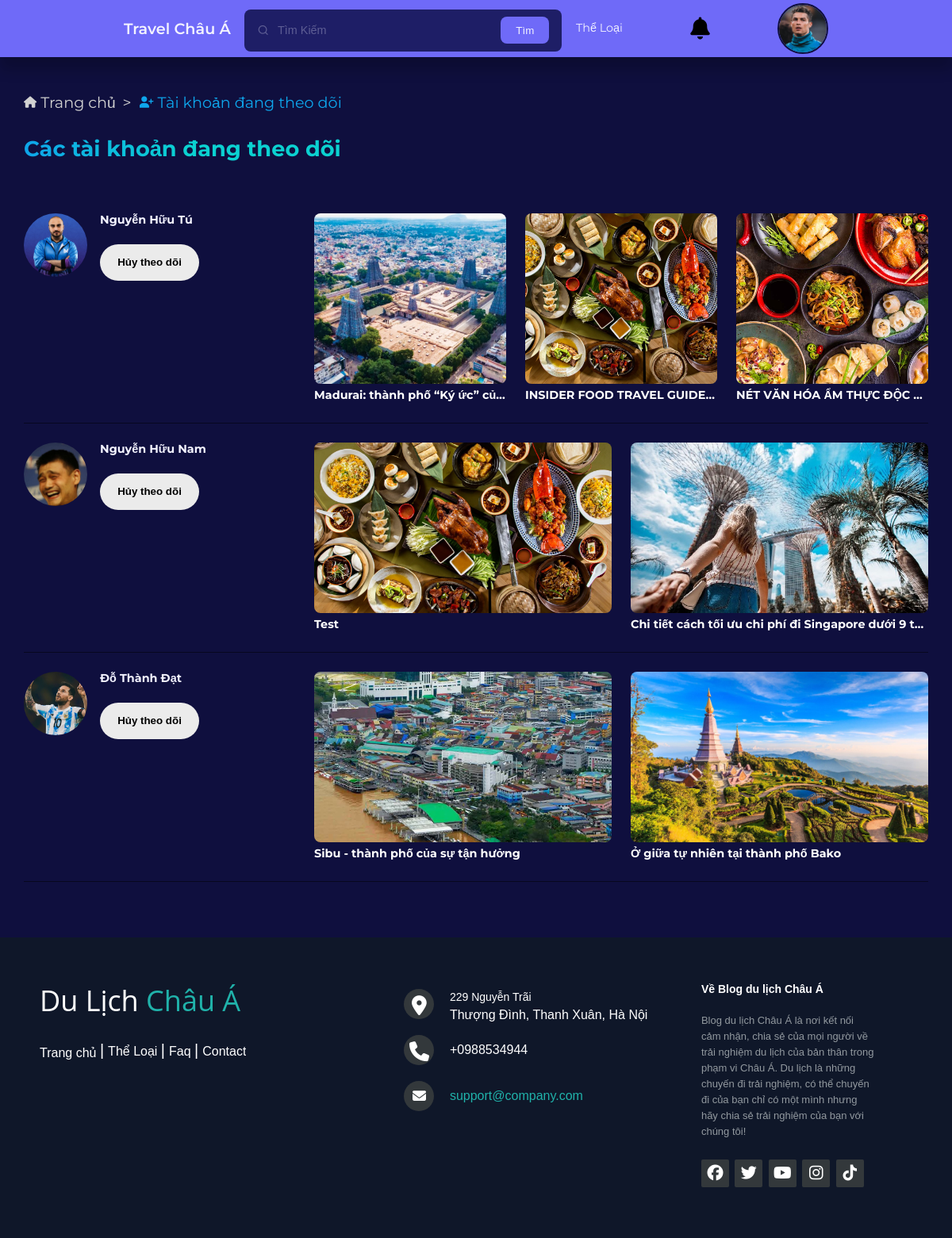
The app's page /following.php (signed in) with its own data.
### tables this page shows
CREATE TABLE `users` (
  `UserId` int(11) NOT NULL COMMENT 'Khóa chính mã tài khoản',
  `UserAccount` varchar(20) NOT NULL COMMENT 'Tên tài khoản',
  `UserName` varchar(50) NOT NULL COMMENT 'Tên hiển thị',
  `UserEmail` varchar(64) NOT NULL COMMENT 'Email ',
  `UserPassword` varchar(50) NOT NULL COMMENT 'Mật khẩu',
  `UserBio` varchar(255) NOT NULL COMMENT 'Giới thiệu tài khoản',
  `UserImage` varchar(255) NOT NULL DEFAULT 'default-avatar.jpg' COMMENT 'Ảnh tài khoản',
  `UserRole` tinyint(1) NOT NULL DEFAULT 0 COMMENT 'Quyền tài khoản',
  `reset_token_hash` varchar(64) DEFAULT NULL,
  `reset_token_expires_at` datetime DEFAULT NULL
);

CREATE TABLE `posts` (
  `PostId` int(11) NOT NULL COMMENT 'Khóa chính mã bài đăng',
  `UserId` int(11) NOT NULL COMMENT 'Khóa ngoại mã tài khoản',
  `PostTitle` varchar(255) NOT NULL COMMENT 'Tiêu đề bài đăng',
  `PostDescription` text NOT NULL COMMENT 'Mô tả bài đăng',
  `PostThumbnail` varchar(255) NOT NULL COMMENT 'Ảnh bài đăng',
  `PostContent` longtext NOT NULL COMMENT 'Nội dung bài đăng',
  `PostDate` datetime NOT NULL DEFAULT current_timestamp() COMMENT 'Thời gian bài đăng',
  `PostView` int(11) NOT NULL DEFAULT 0 COMMENT 'Lượt xem bài đăng'
);

### check_account_session.php (called while the page is built, shortened)
<?php
    $conn=mysqli_connect('localhost','root','','blog') or die("no connect");
    mysqli_query($conn,'set names "utf8"');
    if(isset($_SESSION['userAccount']))
    {
        $account = $_SESSION['userAccount'];
        $account_select_query = "select * from users where UserAccount = '$account'";
        $account = mysqli_fetch_assoc(mysqli_query($conn,$account_select_query));
    }
?>

### class/user.php (called while the page is built, shortened)
<?php
class User {
	private $userTable = 'users';
    private $postTable = 'posts';
    private $user_followTable = 'user_follow';
	private $conn;
	public function __construct($db){
        $this->conn = $db;
    }
	public function getUserId($id){
		$sqlQuery = "
        SELECT *
		FROM `".$this->userTable."`
		WHERE users.UserId = ".$id.";";
		$stmt = $this->conn->prepare($sqlQuery);
		$stmt->execute();
		$result = $stmt->get_result();
		return $result;
	}
	public function getUserFollow($id, $startRow, $pageSize){
		$sqlQuery = "
		SELECT * FROM `user_follow` WHERE user_follow.FollowerId = ? limit  ?, ?;";
		$stmt = $this->conn->prepare($sqlQuery);
		$stmt->bind_param('sii', $id, $startRow, $pageSize);
		$stmt->execute();
		$result = $stmt->get_result();
		return $result;
	}
	public function getPostUserFollowing($id){
		$sqlQuery = "
		SELECT posts.PostId, posts.UserId, posts.PostTitle, posts.PostThumbnail, posts.UserId, users.UserName, users.UserImage
		FROM `".$this->postTable."`, `".$this->userTable."`
		WHERE users.UserId = posts.UserId  AND posts.UserId = ? ORDER BY posts.PostDate DESC LIMIT 0, 3;";
		$stmt = $this->conn->prepare($sqlQuery);
		$stmt->bind_param('s', $id);
		$stmt->execute();
		$result = $stmt->get_result();
		return $result;
	}
	public function checkUserFollow($user, $followedUser){
		$sqlQuery = "
		SELECT * FROM `".$this->user_followTable."` WHERE FollowerId = ? AND FollowedUserId = ?;";
		$stmt = $this->conn->prepare($sqlQuery);
		$stmt->bind_param('si', $user, $followedUser);
		$stmt->execute();
		$result = $stmt->get_result();
		return $result;
	}
}

### following.php (the view, shortened to what this page needs)
<?php
require 'inc/header.php';
?>
    <section class="section">
        <div class="container">
          <div class="post-main">
            <div class="wrapper__breadcrumbs">
              <div class="breadcrumbs">
                <ul>
                  <li><a href="<?=ROOT_URL?>index.php" class="a__breadscrumbs">
                  <i class="fas fa-home icon"></i>
                  <p>Trang chủ</p>
                  </a></li>
                  <li class="active"><a class="a__breadscrumbs">
                  <i class="fa-solid fa-user-plus icon"></i>
                  <p>Tài khoản đang theo dõi</p>
                  </a></li>
                </ul>
              </div>
            </div>
            <h2 class="headline headline-2 section-title">
              <span class="span">Các tài khoản đang theo dõi</span>
            </h2>
            <div class="container__following">
              <?php
              $pageSize = 7;
              $pageNum = 1;
              $startRow = ($pageNum-1)*$pageSize;
              $result = $user->getUserFollow($account['UserId'],$startRow, $pageSize);
              if($result->num_rows > 0){
              foreach($result as $row) { ?>
              <div class="following__content">
                <div class="following__box">
                  <div class="following__user-container-detail">
                    <div class="following__user-detail">
                      <?php
                      $getUserDetail = $user->getUserId($row['FollowedUserId']);
                      foreach($getUserDetail as $following){?>
                      <a class="following__user-avatar" href="<?=ROOT_URL?>profile.php?id=<?=$following['UserId']?>">
                        <img src="<?=ROOT_URL?>assets/images/avatar/<?=$following['UserImage']?>" alt="Avatar">
                      </a>
                      <div class="following__user-followed">
                        <div class="following__user-name">
                          <a href="<?=ROOT_URL?>profile.php?id=<?=$following['UserId']?>"><?=$following['UserName']?></a>
                        </div>
                        <div class="following__user-button">
                        <?php
                        $follow = $user->checkUserFollow($account['UserId'], $following['UserId']);
                        if($follow->num_rows > 0){ ?>
                        <button class="following__button" id="unfollow" data-follower = "<?=$account['UserId']?>" data-userid = "<?=$following['UserId']?>">Hủy theo dõi</button>
                        <?php } else { ?>
                        <button class="following__button" id="follow" data-follower ="<?=$account['UserId']?>" data-userid = "<?=$following['UserId']?>">Theo dõi</button>
                        <?php } ?>
                        </div>
                      </div>
                    </div>
                  </div>
                    <?php }
                    $getPost = $user->getPostUserFollowing($following['UserId']);
                    if($getPost->num_rows > 0){
                    foreach($getPost as $post){?>
                  <div class="following__user-container-post">
                    <ul class="following__user-post">
                      <div class="following__user-detail-post">
                        <div class="following__user-imagine-post">
                          <a href="<?=ROOT_URL?>post.php?id=<?=$post['PostId']?>">
                            <img src="<?=ROOT_URL?>assets/images/thumbnail/<?=$post['PostThumbnail']?>" alt="Post">
                          </a>
                        </div>
                        <div class="following__user-name-post">
                          <a href="<?=ROOT_URL?>post.php?id=<?=$post['PostId']?>"><?=$post['PostTitle']?></a>
                        </div>
                      </div>
                    </ul>
                  </div>
                  <?php }
                  }else {?>
                  <h2 style="color: var(--text-carolina-blue);"> Người dùng này vẫn chưa có bài viết nào</h2>
                  <?php } ?>
                </div>
              </div>
            <?php }
            }else {?>
              <h1>Bạn vẫn chưa theo dõi người dùng nào</h1>
            <?php } ?>
            </div>
          </div>
      </div>
<?php
require 'inc/footer.php';
?>
</section>
</body>
</html>

### inc/header.php (shortened to what this page needs)
<!DOCTYPE html>
<html lang="en">
<head>
    <link rel="stylesheet" href="<?=ROOT_URL?>/assets/css/style.css">
    <link href="<?=ROOT_URL?>assets/css/toastr.css" rel="stylesheet">
    <link rel="stylesheet" href="https://unicons.iconscout.com/release/v4.0.8/css/line.css">
    <link rel="stylesheet" href="https://cdnjs.cloudflare.com/ajax/libs/font-awesome/6.5.1/css/all.min.css" />
</head>
<body>
<?php
require 'check_account_session.php';
require 'class/user.php';
$database = new Database();
$db = $database->getConnection();
$user = new User($db);
?>
<div class="nav">
        <div class="header nav__header">
            <a href="<?=ROOT_URL?>index.php" class="nav__logo">Travel Châu Á</a>
            <div class="search__bar">
                <form class="header search__bar-header" action="<?=ROOT_URL?>search_post.php" method="GET">
                    <div>
                        <i class="uil uil-search"></i>
                        <input type="search" name="postSearch" id="postSearch" placeholder="Tìm Kiếm">
                        <button type="submit" class="btn">Tìm</button>
                    </div>
                </form>
            </div>
            <ul class="nav__items">
            <?php
            if(!isset($_SESSION['userAccount'])) {  ?>
                    <li><a href="<?=ROOT_URL?>categories.php">Thể Loại</a></li>
                    <li><a href="<?=ROOT_URL?>login.php">Đăng nhập</a></li>
                    <li><a href="<?=ROOT_URL?>signup.php">Đăng ký</a></li>
                <?php
            }else { ?>
                <li><a href="<?=ROOT_URL?>categories.php">Thể Loại</a></li>
                <li><div class="notification_wrap">
                    <div class="notification_icon">
                    <i class="fas fa-bell"></i>
                </div>
              </div></li>
                <li class="nav__profile">
                    <div class="avatar">
                        <img style="height: 100%;" src="./assets/images/avatar/<?php echo $account['UserImage']; ?>" alt="Avatar" onclick="openProfile()">
                    </div>
                </li>
                <?php } ?>
            </ul>
            </div>
    </div>

### records on screen
users: UserImage (picture)
users: UserImage (picture), UserName "Nguyễn Hữu Tú"
posts: PostThumbnail (picture), PostTitle "Madurai: thành phố “Ký ức” củ…"
posts: PostThumbnail (picture), PostTitle "INSIDER FOOD TRAVEL GUIDE…"
posts: PostThumbnail (picture), PostTitle "NÉT VĂN HÓA ẨM THỰC ĐỘC…"
users: UserImage (picture), UserName "Nguyễn Hữu Nam"
posts: PostThumbnail (picture), PostTitle "Test"
posts: PostThumbnail (picture), PostTitle "Chi tiết cách tối ưu chi phí đi Singapore dưới 9 t…"
users: UserImage (picture), UserName "Đỗ Thành Đạt"
posts: PostThumbnail (picture), PostTitle "Sibu - thành phố của sự tận hưởng"
posts: PostThumbnail (picture), PostTitle "Ở giữa tự nhiên tại thành phố Bako"
